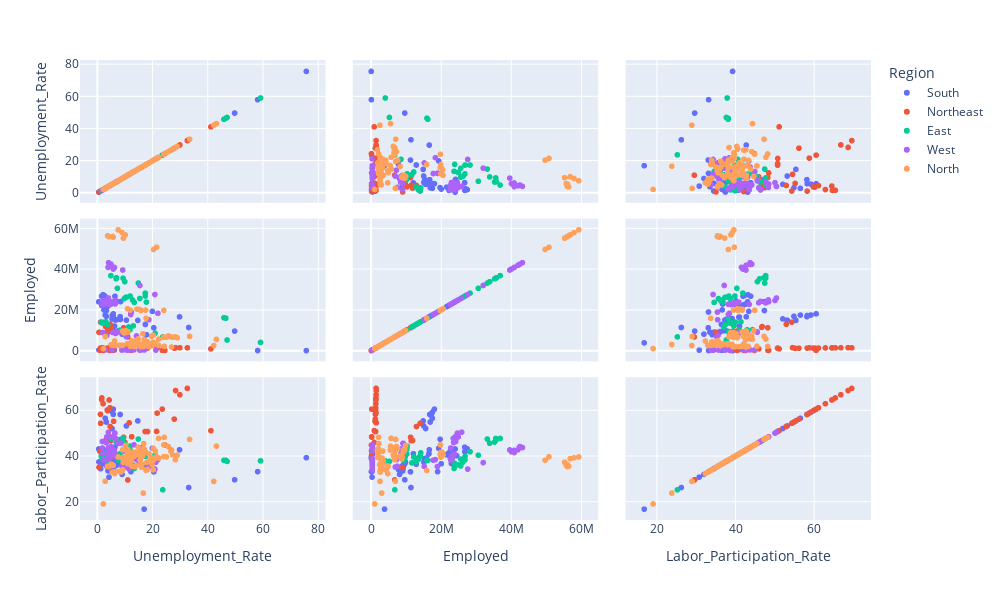

The notebook cell saved with this chart:
### Code cell
# Scatter matrix considering the employed, unemployed and labor participation rates based on region

fig = px.scatter_matrix(df_copy, template='plotly',
                        dimensions=['Unemployment_Rate', 'Employed', 'Labor_Participation_Rate'],
                        color='Region')
fig.update_layout(width=1000, height=600)
fig.show()
